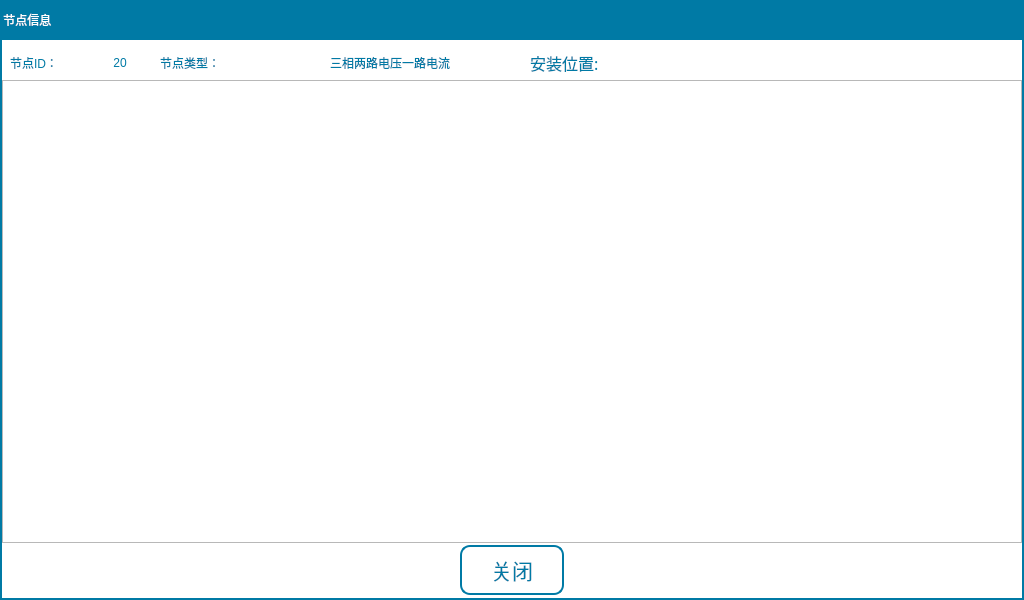
<?xml version="1.0" encoding="UTF-8"?>
<ui version="4.0">
 <class>NodeState</class>
 <widget class="QDialog" name="NodeState">
  <property name="geometry">
   <rect>
    <x>0</x>
    <y>0</y>
    <width>1024</width>
    <height>600</height>
   </rect>
  </property>
  <property name="windowTitle">
   <string>Dialog</string>
  </property>
  <property name="styleSheet">
   <string notr="true">QDialog{
color: rgb(255, 255, 255);
border:2px solid rgb(0, 122, 165);
border-radius:0px;
background-color: rgb(255, 255, 255);
}
QLCDNumber{
font: 14pt &quot;文泉驿等宽微米黑&quot;;
color: rgb(0, 122, 165);
border:2px solid rgb(0, 122, 165);
border-radius:8px;
}

QToolButton{
font: 16pt &quot;文泉驿等宽微米黑&quot;;
color:rgb(0, 122, 165);
border:2px solid rgb(0, 122, 165);
border-radius:10px;
}
QLabel{
font: 12pt &quot;文泉驿等宽微米黑&quot;;
color:rgb(0, 122, 165);
}
QLabel#lbArea{
font: 14pt &quot;文泉驿等宽微米黑&quot;;
color: rgb(0, 0, 0);
border:2px solid rgb(0, 122, 165);
border-radius:5px;
}QGroupBox{
font: 16pt &quot;文泉驿等宽微米黑&quot;;
border:2px solid rgb(0, 122, 165);
border-radius:8px;
margin-top:10px;
}
QGroupBox{
font: 20pt &quot;文泉驿等宽微米黑&quot;;
color: rgb(0, 122, 165);
border:2px solid rgb(0, 122, 165);
border-radius:8px;
margin-top:22px;
}
QGroupBox:title{
subcontrol-origin: margin;
left: 5px;
}</string>
  </property>
  <widget class="QLabel" name="lbTitle">
   <property name="geometry">
    <rect>
     <x>0</x>
     <y>0</y>
     <width>1024</width>
     <height>40</height>
    </rect>
   </property>
   <property name="styleSheet">
    <string notr="true">font: 20pt &quot;文泉驿等宽微米黑&quot;;
color: rgb(255, 255, 255);
background-color: rgb(0, 122, 165);</string>
   </property>
   <property name="text">
    <string> 节点信息</string>
   </property>
  </widget>
  <widget class="QTableWidget" name="tableWidget">
   <property name="geometry">
    <rect>
     <x>2</x>
     <y>80</y>
     <width>1020</width>
     <height>463</height>
    </rect>
   </property>
   <property name="verticalScrollBarPolicy">
    <enum>Qt::ScrollBarAsNeeded</enum>
   </property>
   <property name="horizontalScrollBarPolicy">
    <enum>Qt::ScrollBarAlwaysOff</enum>
   </property>
  </widget>
  <widget class="QLabel" name="lb_2">
   <property name="geometry">
    <rect>
     <x>530</x>
     <y>45</y>
     <width>110</width>
     <height>35</height>
    </rect>
   </property>
   <property name="font">
    <font>
     <family>文泉驿等宽微米黑</family>
     <pointsize>12</pointsize>
     <weight>50</weight>
     <italic>false</italic>
     <bold>false</bold>
    </font>
   </property>
   <property name="text">
    <string>安装位置:</string>
   </property>
  </widget>
  <widget class="QLabel" name="lbLocal">
   <property name="geometry">
    <rect>
     <x>640</x>
     <y>45</y>
     <width>380</width>
     <height>35</height>
    </rect>
   </property>
   <property name="text">
    <string/>
   </property>
   <property name="alignment">
    <set>Qt::AlignLeading|Qt::AlignLeft|Qt::AlignVCenter</set>
   </property>
   <property name="wordWrap">
    <bool>true</bool>
   </property>
  </widget>
  <widget class="QLabel" name="lb_1">
   <property name="geometry">
    <rect>
     <x>10</x>
     <y>45</y>
     <width>86</width>
     <height>35</height>
    </rect>
   </property>
   <property name="text">
    <string>节点ID：</string>
   </property>
  </widget>
  <widget class="QLabel" name="lbCurId">
   <property name="geometry">
    <rect>
     <x>95</x>
     <y>45</y>
     <width>50</width>
     <height>35</height>
    </rect>
   </property>
   <property name="text">
    <string>20</string>
   </property>
   <property name="alignment">
    <set>Qt::AlignCenter</set>
   </property>
  </widget>
  <widget class="QToolButton" name="tBtnBack">
   <property name="enabled">
    <bool>true</bool>
   </property>
   <property name="geometry">
    <rect>
     <x>460</x>
     <y>545</y>
     <width>104</width>
     <height>50</height>
    </rect>
   </property>
   <property name="font">
    <font>
     <family>文泉驿等宽微米黑</family>
     <pointsize>16</pointsize>
     <weight>50</weight>
     <italic>false</italic>
     <bold>false</bold>
    </font>
   </property>
   <property name="focusPolicy">
    <enum>Qt::NoFocus</enum>
   </property>
   <property name="text">
    <string>关闭</string>
   </property>
   <property name="icon">
    <iconset resource="../image.qrc">
     <normaloff>:/Image/close.png</normaloff>:/Image/close.png</iconset>
   </property>
   <property name="iconSize">
    <size>
     <width>30</width>
     <height>30</height>
    </size>
   </property>
   <property name="toolButtonStyle">
    <enum>Qt::ToolButtonTextBesideIcon</enum>
   </property>
  </widget>
  <widget class="QLabel" name="lb_3">
   <property name="geometry">
    <rect>
     <x>160</x>
     <y>45</y>
     <width>110</width>
     <height>35</height>
    </rect>
   </property>
   <property name="text">
    <string>节点类型：</string>
   </property>
  </widget>
  <widget class="QLabel" name="lbNodeType">
   <property name="geometry">
    <rect>
     <x>270</x>
     <y>45</y>
     <width>240</width>
     <height>35</height>
    </rect>
   </property>
   <property name="text">
    <string>三相两路电压一路电流</string>
   </property>
   <property name="alignment">
    <set>Qt::AlignCenter</set>
   </property>
  </widget>
 </widget>
 <resources>
  <include location="../image.qrc"/>
 </resources>
 <connections/>
</ui>
